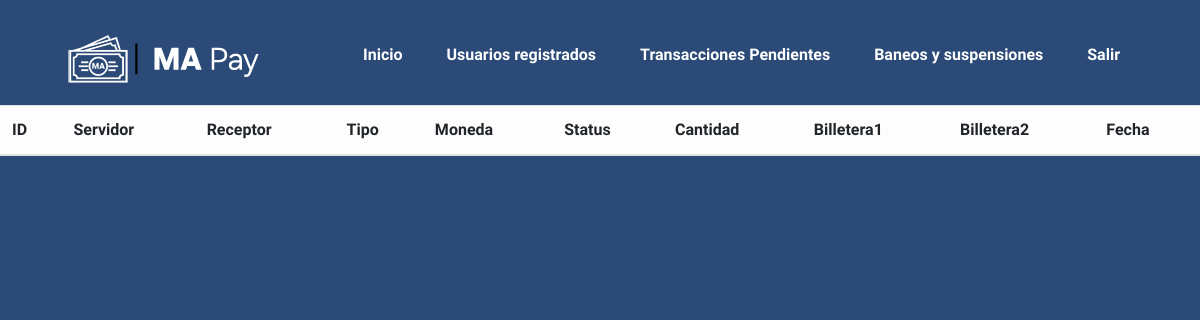
The app's page /Página/Transac.php, older data.
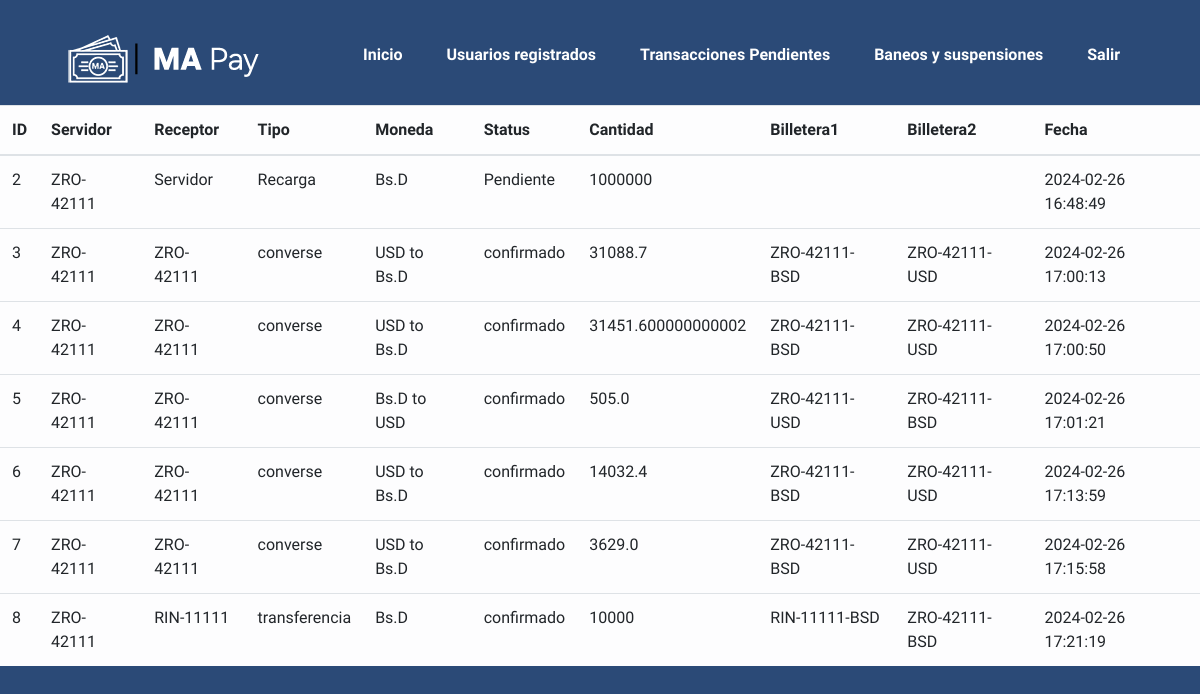
The same page, newer data.
### tables this page shows
CREATE TABLE `historial` (
  `ID` int(11) NOT NULL,
  `servidor` text NOT NULL,
  `recep` text NOT NULL,
  `tipo` text NOT NULL,
  `moneda` text NOT NULL,
  `status` text NOT NULL,
  `cantidad` text NOT NULL,
  `billetera1` text NOT NULL,
  `billetera2` text NOT NULL,
  `fecha` timestamp NOT NULL DEFAULT current_timestamp() ON UPDATE current_timestamp()
);

### Página/conext.php (the view)
<?php
include ("conex.php");
if($link){
    $query="SELECT * FROM historial";
    $resul=mysqli_query($link, $query);
    if($resul->num_rows>0){
while ($dato = mysqli_fetch_array($resul)){
$id = $dato['ID'];
$ser = $dato['servidor'];
$rec = $dato['recep'];
$tip = $dato['tipo'];
$mon = $dato['moneda'];
$sta = $dato['status'];
$can = $dato['cantidad'];
$bil1 = $dato['billetera1'];
$bil2 = $dato['billetera2'];
$fec = $dato['fecha'];
?>
<tr>
    <td><?= $id ?></td>
    <td><?= $ser ?></td>
    <td><?= $rec ?></td>
    <td><?= $tip ?></td>
    <td><?= $mon ?></td>
    <td><?= $sta ?></td>
    <td><?= $can ?></td>
    <td><?= $bil1 ?></td>
    <td><?= $bil2 ?></td>
    <td><?= $fec ?></td>
    </tr>
<?php
}
    }
}
?>

### Página/Transac.php (shortened to what this page needs)
<!DOCTYPE html>
<html lang="es">
<head>
    <link href='https://unpkg.com/boxicons@2.1.4/css/boxicons.min.css' rel='stylesheet'>
    <link rel="stylesheet" href="https://cdn.jsdelivr.net/npm/bootstrap@4.0.0/dist/css/bootstrap.min.css">
    <link rel="stylesheet" href="stilou.css">
</head>
    <body>
        <header>
            <nav>
                    <img src="logobl.png">
                <ul>
                    <li><a href="Menu.html">Inicio</a></li>
                    <li><a href="Usuario.php">Usuarios registrados</a></li>
                    <li><a href="#">Transacciones Pendientes</a></li>
                    <li><a href="#">Baneos y suspensiones</a></li>
                    <li><a href="#">Salir</a></li>
                </ul>
            </nav>
        </header>
        <table class="table table-light">
              <tr>
                <th scope="col">ID</th>
                <th scope="col">Servidor</th>
                <th scope="col">Receptor</th>
                <th scope="col">Tipo</th>
                <th scope="col">Moneda</th>
                <th scope="col">Status</th>
                <th scope="col">Cantidad</th>
                <th scope="col">Billetera1</th>
                <th scope="col">Billetera2</th>
                <th scope="col">Fecha</th>
              </tr>
            <tbody>
              <?php require_once 'conext.php' ?>
            </tbody>
          </table>

### Página/stilou.css (style rules this page uses)
* { font-family: "Sora", sans-serif; margin: 0; padding: 0; box-sizing: border-box; }
body { background-color: #2b4a77; background-position: center; background-size: cover; }
nav { display: flex; align-items: center; justify-content: space-between; padding-top: 20px; padding-left: 5%; padding-right: 5%; font-weight: bold; }
ul li { display: inline-block; padding: 0px 20px; }
a { color: #fff; text-decoration: none; }

Row changes from the older to the newer data that the page shows:
added historial: ID "2", servidor "ZRO-42111", recep "Servidor", tipo "Recarga", moneda "Bs.D", status "Pendiente", cantidad "1000000", fecha "2024-02-26 16:48:49"
added historial: ID "3", servidor "ZRO-42111", recep "ZRO-42111", tipo "converse", moneda "USD to Bs.D", status "confirmado", cantidad "31088.7", billetera1 "ZRO-42111-BSD", billetera2 "ZRO-42111-USD", fecha "2024-02-26 17:00:13"
added historial: ID "4", servidor "ZRO-42111", recep "ZRO-42111", tipo "converse", moneda "USD to Bs.D", status "confirmado", cantidad "31451.600000000002", billetera1 "ZRO-42111-BSD", billetera2 "ZRO-42111-USD", fecha "2024-02-26 17:00:50"
added historial: ID "5", servidor "ZRO-42111", recep "ZRO-42111", tipo "converse", moneda "Bs.D to USD", status "confirmado", cantidad "505.0", billetera1 "ZRO-42111-USD", billetera2 "ZRO-42111-BSD", fecha "2024-02-26 17:01:21"
added historial: ID "6", servidor "ZRO-42111", recep "ZRO-42111", tipo "converse", moneda "USD to Bs.D", status "confirmado", cantidad "14032.4", billetera1 "ZRO-42111-BSD", billetera2 "ZRO-42111-USD", fecha "2024-02-26 17:13:59"
added historial: ID "7", servidor "ZRO-42111", recep "ZRO-42111", tipo "converse", moneda "USD to Bs.D", status "confirmado", cantidad "3629.0", billetera1 "ZRO-42111-BSD", billetera2 "ZRO-42111-USD", fecha "2024-02-26 17:15:58"
added historial: ID "8", servidor "ZRO-42111", recep "RIN-11111", tipo "transferencia", moneda "Bs.D", status "confirmado", cantidad "10000", billetera1 "RIN-11111-BSD", billetera2 "ZRO-42111-BSD", fecha "2024-02-26 17:21:19"
